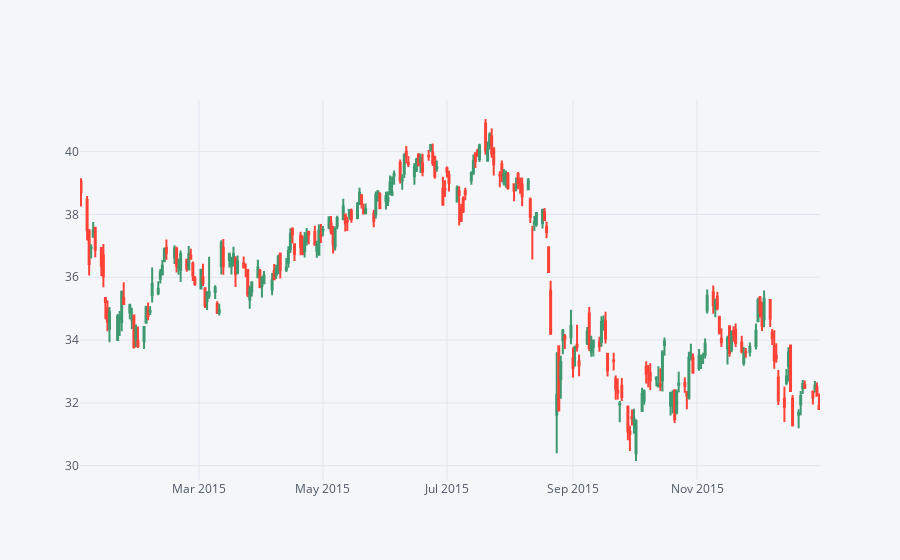

Write notebook code for a chart like this one.
### Code cell
bank_stocks['MS'][['High','Low','Open','Close']].loc['2015-01-01':'2016-01-01'].iplot(kind='candle')

### Figure 1 — Plotly figure (JSON) as saved in the notebook; plotly's stock layout.template omitted (floating-point values rounded to 4 significant figures; data arrays with more than 128 entries replaced by an {"elided": "..."} marker saying what was removed)
{"data": [{"close": {"elided": "252 float values"}, "high": {"elided": "252 float values"}, "low": {"elided": "252 float values"}, "open": {"elided": "252 float values"}, "showlegend": false, "type": "candlestick", "x": {"elided": "252 str values"}, "yaxis": "y2"}], "layout": {"legend": {"bgcolor": "#F5F6F9", "font": {"color": "#4D5663"}}, "paper_bgcolor": "#F5F6F9", "plot_bgcolor": "#F5F6F9", "title": {"font": {"color": "#4D5663"}}, "xaxis": {"gridcolor": "#E1E5ED", "rangeslider": {"visible": false}, "showgrid": true, "tickfont": {"color": "#4D5663"}, "title": {"font": {"color": "#4D5663"}, "text": ""}, "zerolinecolor": "#E1E5ED"}, "yaxis": {"gridcolor": "#E1E5ED", "showgrid": true, "showticklabels": false, "tickfont": {"color": "#4D5663"}, "title": {"font": {"color": "#4D5663"}, "text": ""}, "zerolinecolor": "#E1E5ED"}, "yaxis2": {"gridcolor": "#E1E5ED", "showgrid": true, "tickfont": {"color": "#4D5663"}, "title": {"font": {"color": "#4D5663"}, "text": ""}, "zerolinecolor": "#E1E5ED"}}}
